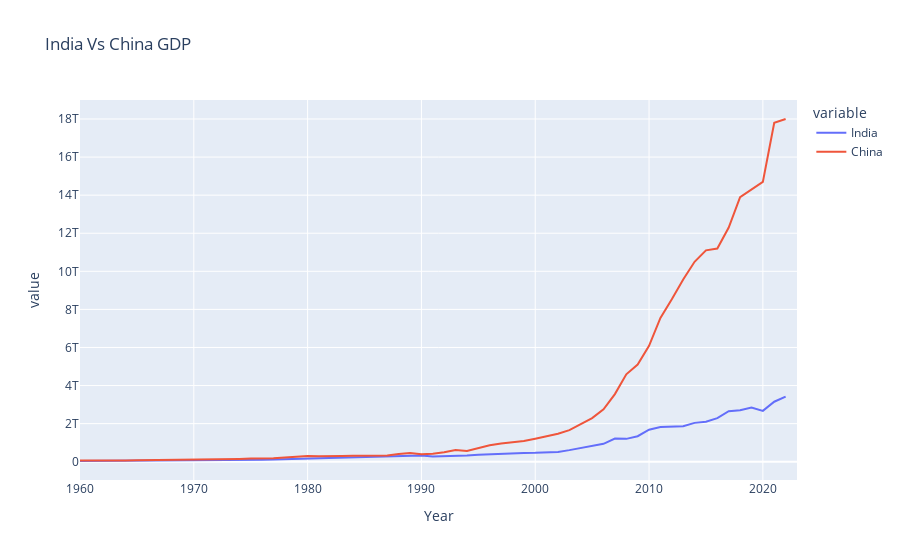

The notebook cell this image was saved under:
### Code cell
fig = px.line(World_GDP ,x="Year", y=['India','China'],title='India Vs China GDP')
fig.show()
